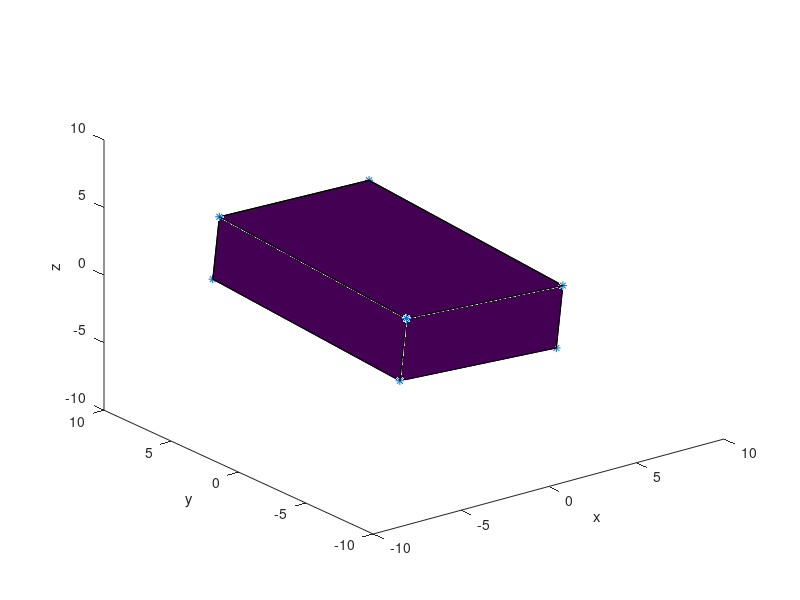

Source code (MATLAB):
% This script is supposed to test the sensors
kk = 0
for kk = 1:0.1:2*pi
box = [-4.2,-4.7,1.5
     4.8,-4.7,1.5
     4.8,9.7,1.5
     -4.2,9.2,1.5
     -4.2,-4.7,-3
     4.8,-4.7,-3
     4.8,9.7,-3
     -4.2,9.2,-3];
pitch = kk;
yaw=0;
roll=0;
R = [cos(yaw)*cos(pitch), -sin(yaw)*cos(roll)+cos(yaw)*sin(pitch)*sin(pitch), sin(yaw)*sin(roll)+cos(yaw)*cos(roll)*sin(pitch)
    sin(yaw)*cos(pitch), cos(yaw)*cos(roll)+sin(roll)*sin(pitch)*sin(yaw), -cos(yaw)*sin(pitch)+sin(pitch)*sin(yaw)*cos(roll)
    -sin(pitch), cos(pitch)*sin(roll), cos(pitch)*cos(roll)]
box = box*R
% clf 
hold off
plot3(box(:,1),box(:,2),box(:,3),'*')
hold on
cornors = [1,2,3,4];
fill3(box(cornors,1),box(cornors,2),box(cornors,3),1)
cornors = [2,3,7,6];
fill3(box(cornors,1),box(cornors,2),box(cornors,3),1)
cornors = [4,8,5,1];
fill3(box(cornors,1),box(cornors,2),box(cornors,3),1)
cornors = [5,6,2,1];
fill3(box(cornors,1),box(cornors,2),box(cornors,3),1)
cornors = [5,6,7,8];
fill3(box(cornors,1),box(cornors,2),box(cornors,3),2)
cornors = [3,4,8,7];
fill3(box(cornors,1),box(cornors,2),box(cornors,3),1)
axis([-10 10 -10 10 -10 10])
xlabel('x');
ylabel('y');
zlabel('z');
pause(0.1)
end
